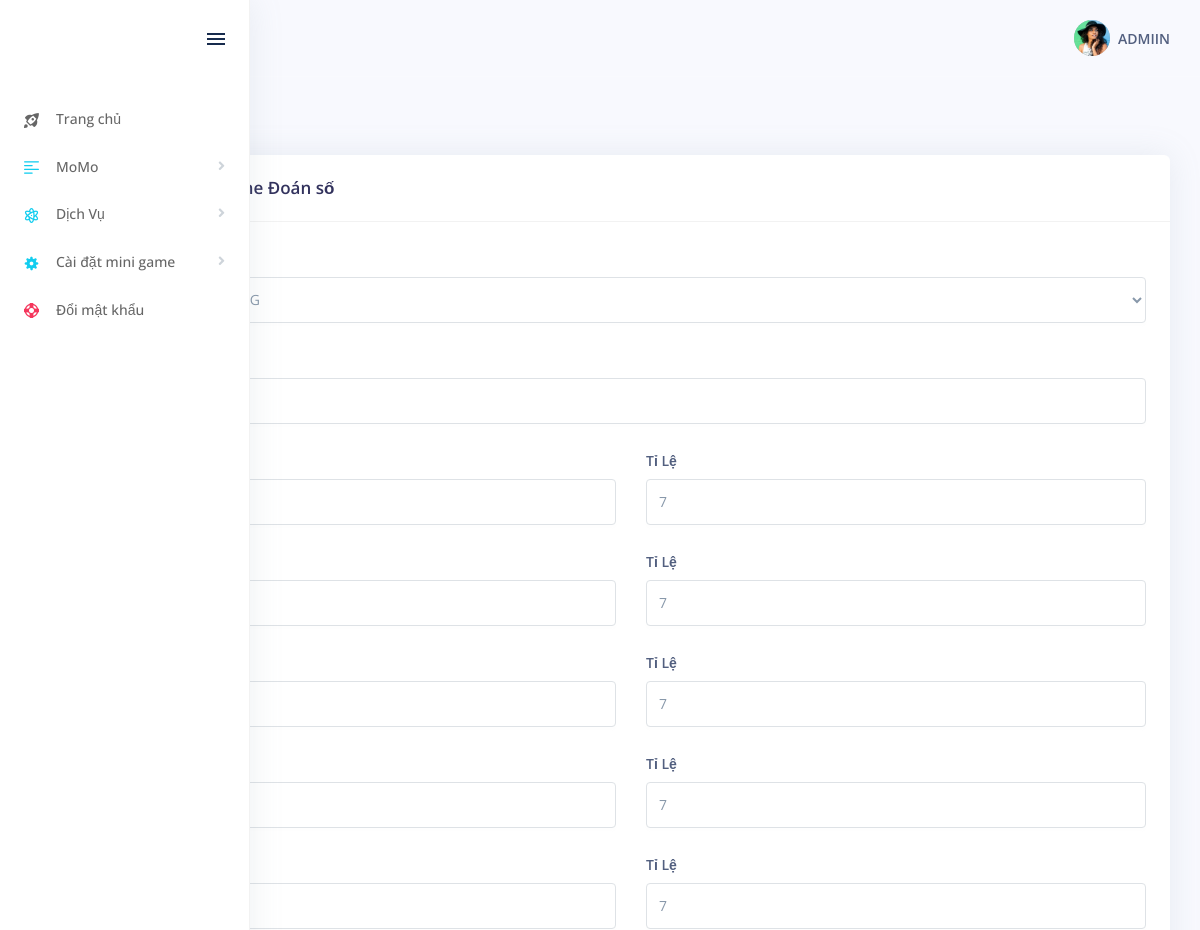
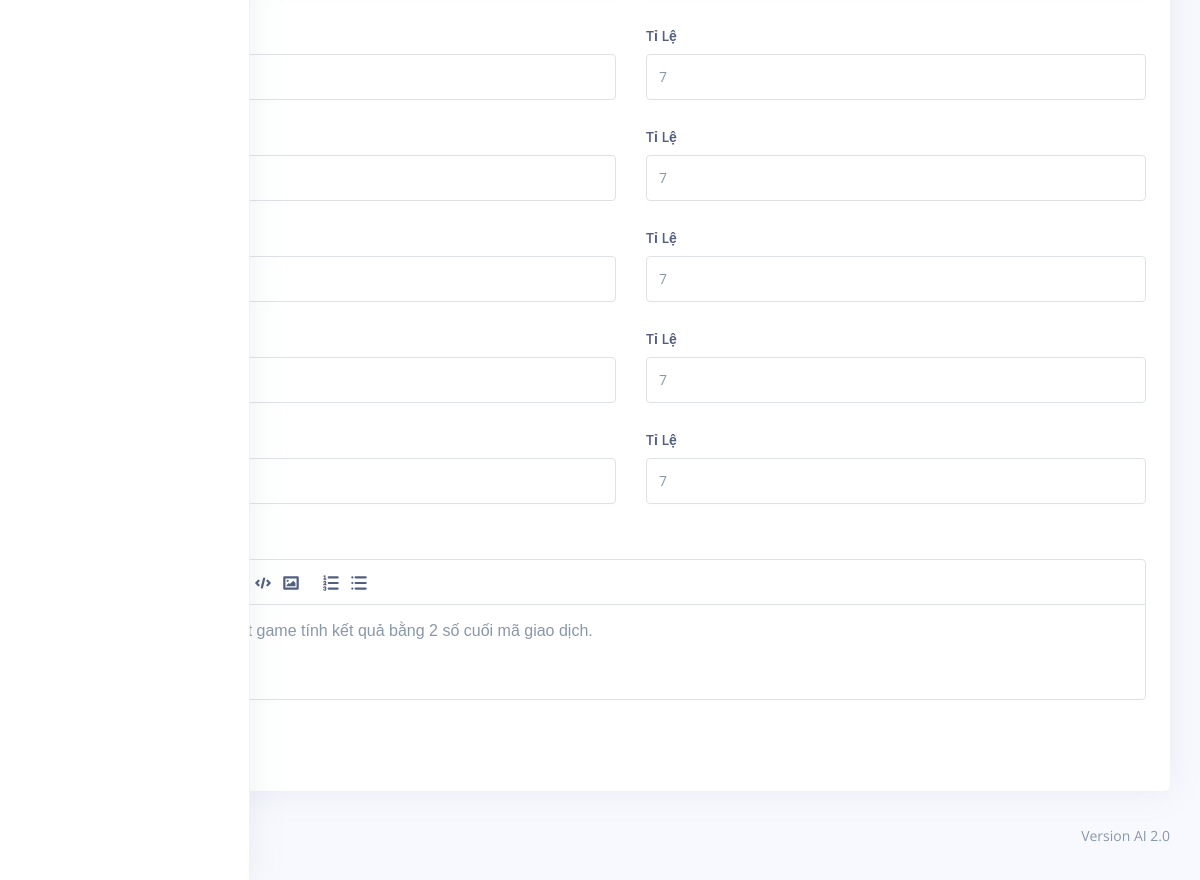
/ADMIN/doan-so.php (signed in), run on the app's committed database (2 pictures, top to bottom).
### tables this page shows
CREATE TABLE `danh_sach_game` (
  `id` bigint(20) UNSIGNED NOT NULL,
  `mo_ta` varchar(10000) DEFAULT NULL,
  `status` text NOT NULL,
  `ten_game` longtext DEFAULT NULL,
  `ma_game` longtext NOT NULL,
  `type` text NOT NULL,
  `time` longtext DEFAULT NULL
);

CREATE TABLE `settings_game` (
  `id` int(11) NOT NULL,
  `key` varchar(255) DEFAULT NULL,
  `comment` longtext NOT NULL,
  `tile` longtext NOT NULL,
  `result` varchar(255) DEFAULT NULL,
  `type` text NOT NULL,
  `phan_game` text NOT NULL
);

### core/@connect.php (called while the page is built, shortened)
<?php
require_once(realpath($_SERVER["DOCUMENT_ROOT"]) .'/core/@data.php');
require_once(realpath($_SERVER["DOCUMENT_ROOT"]) .'/core/@function.php');
$VIP = new VIP();
function getMyUrl($path)
{
  $protocol = (!empty($_SERVER['HTTPS']) && (strtolower($_SERVER['HTTPS']) == 'on' || $_SERVER['HTTPS'] == '1')) ? 'https://' : 'http://';
  $server = $_SERVER['SERVER_NAME'];
  $port = $_SERVER['SERVER_PORT'] ? ':'.$_SERVER['SERVER_PORT'] : '';
  return $protocol.$server.$port.'/'.$path;
}
?>

### core/@data.php (called while the page is built, shortened)
<?php
class VIP
{
    private $hostname = SERVERNAME,
            $username = USERNAME,
            $password = PASSWORD,
            $dbname = DATABASE;
    public $cn = NULL;
    public function connect()
    {
        $this->cn = mysqli_connect($this->hostname, $this->username, $this->password, $this->dbname);
        mysqli_set_charset($this->cn, "utf8");
        return $this->cn;
    }
    public function set_char($uni)
    {
        if ($this->cn)
        {
            mysqli_set_charset($this->cn, $uni);
        }
    }
       public function getUsers($data)
    {
         if ($this->cn)
        {
        $row = $this->cn->query("SELECT * FROM `users` WHERE `email` = '".$_SESSION['useradmin']."' ")->fetch_array();
        return $row[$data];
    }
    }
   public function get_row($sql)
    {
        if ($this->cn)
        {
        $result = mysqli_query($this->cn, $sql);
        $row = mysqli_fetch_assoc($result);
        if ($row)
        {
            return $row;
        }
        return false;
        }
    }
}
?>

### core/@function.php (called while the page is built, shortened)
<?php
function STATUS_GAME($a){
  if($a == "run"){
     return 'ĐANG HOẠT ĐỘNG';
  }
  elseif ($a == "off"){
       return 'ĐÃ TẮT';
  }
    else
    {
          return 'CHƯA THIẾT LẬP';
    }
}
?>

### ADMIN/doan-so.php (the view, shortened to what this page needs)
<?php
require('public/head.php');
require('public/nav.php');
?>
<div class="row">
    <div class="col-xl-12">
        <div class="card">
            <div class="card-header bg-transparent">
                <h3 class="mb-0">Cài đặt mini game Đoán số</h3>
            </div>
            <div class="card-body">
     <?php
     $GET_GAME = $VIP->get_row(" SELECT * FROM `danh_sach_game` WHERE `ma_game` = 'doan-so'  ");
     $GET_GAME_CONFIG_1 = $VIP->get_row(" SELECT * FROM `settings_game` WHERE `key` = 'doan-so' AND  `phan_game` = 'comment_1' ");
     $GET_GAME_CONFIG_2 = $VIP->get_row(" SELECT * FROM `settings_game` WHERE `key` = 'doan-so' AND  `phan_game` = 'comment_2' ");
     $GET_GAME_CONFIG_3 = $VIP->get_row(" SELECT * FROM `settings_game` WHERE `key` = 'doan-so' AND  `phan_game` = 'comment_3' ");
     $GET_GAME_CONFIG_4 = $VIP->get_row("SELECT * FROM `settings_game` WHERE `key` = 'doan-so' AND  `phan_game` = 'comment_4' ");
     $GET_GAME_CONFIG_5 = $VIP->get_row("SELECT * FROM `settings_game` WHERE `key` = 'doan-so' AND  `phan_game` = 'comment_5' ");
      $GET_GAME_CONFIG_6 = $VIP->get_row("SELECT * FROM `settings_game` WHERE `key` = 'doan-so' AND  `phan_game` = 'comment_6' ");
      $GET_GAME_CONFIG_7 = $VIP->get_row("SELECT * FROM `settings_game` WHERE `key` = 'doan-so' AND  `phan_game` = 'comment_7' ");
       $GET_GAME_CONFIG_8 = $VIP->get_row("SELECT * FROM `settings_game` WHERE `key` = 'doan-so' AND  `phan_game` = 'comment_8' ");
        $GET_GAME_CONFIG_9 = $VIP->get_row("SELECT * FROM `settings_game` WHERE `key` = 'doan-so' AND  `phan_game` = 'comment_9' ");
         $GET_GAME_CONFIG_10 = $VIP->get_row("SELECT * FROM `settings_game` WHERE `key` = 'doan-so' AND  `phan_game` = 'comment_10' ");
     ?>
                <form submit-ajax="VIP"  action="<?=getMyUrl('adm/mini-game/update');?>" method="post" api_token="<?=$VIP->getUsers('token');?>">
              <div class="form-group">
                        <label for="example-text-input" class="form-control-label">Trạng Thái</label>
                        <select name="status" class="form-control">
                          <option value="<?=$GET_GAME['status'];?>"><?=STATUS_GAME($GET_GAME['status']);?></option>
                        </select>
                    </div>
                      <div class="form-group">
                        <label for="example-text-input" class="form-control-label">Tên Game</label>
                        <input class="form-control" name="name" type="text" value="<?=$GET_GAME['ten_game'];?>" placeholder="Tên Game">
                    </div>
                   <div class="row">
                        <div class="col-6">
                            <div class="form-group">
                                <label for="example-text-input" class="form-control-label">Nội Dung D0</label>
                                <input class="form-control" name="comment_1" type="text" value="<?=$GET_GAME_CONFIG_1['comment'];?>" placeholder="Nội Dung <?=$GET_GAME_CONFIG_1['comment'];?>">
                            </div>
                        </div>
                        <div class="col-6">
                            <div class="form-group">
                                <label for="example-text-input" class="form-control-label">Tỉ Lệ </label>
                                <input class="form-control" name="tile_1" type="text" value="<?=$GET_GAME_CONFIG_1['tile'];?>" placeholder="Tỉ Lệ <?=$GET_GAME_CONFIG_1['comment'];?>">
                            </div>
                        </div>
                          <div class="col-6">
                            <div class="form-group">
                                <label for="example-text-input" class="form-control-label">Nội Dung D1</label>
                                <input class="form-control" name="comment_2" type="text" value="<?=$GET_GAME_CONFIG_2['comment'];?>" placeholder="Nội Dung <?=$GET_GAME_CONFIG_2['comment'];?>">
                            </div>
                        </div>
                        <div class="col-6">
                            <div class="form-group">
                                <label for="example-text-input" class="form-control-label">Tỉ Lệ </label>
                                <input class="form-control" name="tile_2" type="text" value="<?=$GET_GAME_CONFIG_2['tile'];?>" placeholder="Tỉ Lệ <?=$GET_GAME_CONFIG_2['comment'];?>">
                            </div>
                        </div>
                         <div class="col-6">
                            <div class="form-group">
                                <label for="example-text-input" class="form-control-label">Nội Dung D2</label>
                                <input class="form-control" name="comment_3" type="text" value="<?=$GET_GAME_CONFIG_3['comment'];?>" placeholder="Nội Dung <?=$GET_GAME_CONFIG_3['comment'];?>">
                            </div>
                        </div>
                        <div class="col-6">
                            <div class="form-group">
                                <label for="example-text-input" class="form-control-label">Tỉ Lệ </label>
                                <input class="form-control" name="tile_3" type="text" value="<?=$GET_GAME_CONFIG_3['tile'];?>" placeholder="Tỉ Lệ <?=$GET_GAME_CONFIG_3['comment'];?>">
                            </div>
                        </div>
                      <div class="col-6">
                            <div class="form-group">
                                <label for="example-text-input" class="form-control-label">Nội Dung D3</label>
                                <input class="form-control" name="comment_4" type="text" value="<?=$GET_GAME_CONFIG_4['comment'];?>" placeholder="Nội Dung <?=$GET_GAME_CONFIG_4['comment'];?>">
                            </div>
                        </div>
                        <div class="col-6">
                            <div class="form-group">
                                <label for="example-text-input" class="form-control-label">Tỉ Lệ </label>
                                <input class="form-control" name="tile_4" type="text" value="<?=$GET_GAME_CONFIG_4['tile'];?>" placeholder="Tỉ Lệ <?=$GET_GAME_CONFIG_4['comment'];?>">
                            </div>
                        </div>
                      <div class="col-6">
                            <div class="form-group">
                                <label for="example-text-input" class="form-control-label">Nội Dung D4</label>
                                <input class="form-control" name="comment_5" type="text" value="<?=$GET_GAME_CONFIG_5['comment'];?>" placeholder="Nội Dung <?=$GET_GAME_CONFIG_5['comment'];?>">
                            </div>
                        </div>
                        <div class="col-6">
                            <div class="form-group">
                                <label for="example-text-input" class="form-control-label">Tỉ Lệ </label>
                                <input class="form-control" name="tile_5" type="text" value="<?=$GET_GAME_CONFIG_5['tile'];?>" placeholder="Tỉ Lệ <?=$GET_GAME_CONFIG_5['comment'];?>">
                            </div>
                        </div>
                          <div class="col-6">
                            <div class="form-group">
                                <label for="example-text-input" class="form-control-label">Nội Dung D5</label>
                                <input class="form-control" name="comment_6" type="text" value="<?=$GET_GAME_CONFIG_6['comment'];?>" placeholder="Nội Dung <?=$GET_GAME_CONFIG_6['comment'];?>">
                            </div>
                        </div>
                        <div class="col-6">
                            <div class="form-group">
                                <label for="example-text-input" class="form-control-label">Tỉ Lệ </label>
                                <input class="form-control" name="tile_6" type="text" value="<?=$GET_GAME_CONFIG_6['tile'];?>" placeholder="Tỉ Lệ <?=$GET_GAME_CONFIG_6['comment'];?>">
                            </div>
                        </div>
                          <div class="col-6">
                            <div class="form-group">
                                <label for="example-text-input" class="form-control-label">Nội Dung D6</label>
                                <input class="form-control" name="comment_7" type="text" value="<?=$GET_GAME_CONFIG_7['comment'];?>" placeholder="Nội Dung <?=$GET_GAME_CONFIG_7['comment'];?>">
                            </div>
                        </div>
                        <div class="col-6">
                            <div class="form-group">
                                <label for="example-text-input" class="form-control-label">Tỉ Lệ </label>
                                <input class="form-control" name="tile_7" type="text" value="<?=$GET_GAME_CONFIG_7['tile'];?>" placeholder="Tỉ Lệ <?=$GET_GAME_CONFIG_7['comment'];?>">
                            </div>
                        </div>
                          <div class="col-6">
                            <div class="form-group">
                                <label for="example-text-input" class="form-control-label">Nội Dung D7</label>
                                <input class="form-control" name="comment_8" type="text" value="<?=$GET_GAME_CONFIG_8['comment'];?>" placeholder="Nội Dung <?=$GET_GAME_CONFIG_8['comment'];?>">
                            </div>
                        </div>
                        <div class="col-6">
                            <div class="form-group">
                                <label for="example-text-input" class="form-control-label">Tỉ Lệ </label>
                                <input class="form-control" name="tile_8" type="text" value="<?=$GET_GAME_CONFIG_8['tile'];?>" placeholder="Tỉ Lệ <?=$GET_GAME_CONFIG_8['comment'];?>">
                            </div>
                        </div>
                          <div class="col-6">
                            <div class="form-group">
                                <label for="example-text-input" class="form-control-label">Nội Dung D8</label>
                                <input class="form-control" name="comment_9" type="text" value="<?=$GET_GAME_CONFIG_9['comment'];?>" placeholder="Nội Dung <?=$GET_GAME_CONFIG_9['comment'];?>">
                            </div>
                        </div>
                        <div class="col-6">
                            <div class="form-group">
                                <label for="example-text-input" class="form-control-label">Tỉ Lệ </label>
                                <input class="form-control" name="tile_9" type="text" value="<?=$GET_GAME_CONFIG_9['tile'];?>" placeholder="Tỉ Lệ <?=$GET_GAME_CONFIG_9['comment'];?>">
                            </div>
                        </div>
                         <div class="col-6">
                            <div class="form-group">
                                <label for="example-text-input" class="form-control-label">Nội Dung D9</label>
                                <input class="form-control" name="comment_10" type="text" value="<?=$GET_GAME_CONFIG_10['comment'];?>" placeholder="Nội Dung <?=$GET_GAME_CONFIG_10['comment'];?>">
                            </div>
                        </div>
                        <div class="col-6">
                            <div class="form-group">
                                <label for="example-text-input" class="form-control-label">Tỉ Lệ </label>
                                <input class="form-control" name="tile_10" type="text" value="<?=$GET_GAME_CONFIG_10['tile'];?>" placeholder="Tỉ Lệ <?=$GET_GAME_CONFIG_10['comment'];?>">
                            </div>
                        </div>
                    </div>
                            <div class="form-group">
                                <label class="form-control-label" for="mo_ta">Mô Tả Game</label>
                    <div data-toggle="quill" data-quill-placeholder="Nhập nội dung mô tả" data-quill-content="<?=$GET_GAME['mo_ta'];?>" value="<?=$GET_GAME['mo_ta'];?>" class="ql-container ql-snow">
</div>
                            </div>
                    <button class="btn btn-primary" type="submit">Chỉnh Sửa</button>
                </form>
            </div>
        </div>
    </div>
</div>
<?php
require('public/end.php');
?>

### data on the page
danh_sach_game: status "ĐANG HOẠT ĐỘNG", name "Đoán số"
settings_game: comment_1 "D0", tile_1 "7"
settings_game: comment_2 "D1", tile_2 "7"
settings_game: comment_3 "D2", tile_3 "7"
settings_game: comment_4 "D3", tile_4 "7"
settings_game: comment_5 "D4", tile_5 "7"
settings_game: comment_6 "D5", tile_6 "7"
settings_game: comment_7 "D6", tile_7 "7"
settings_game: comment_8 "D7", tile_8 "7"
settings_game: comment_9 "D8", tile_9 "7"
settings_game: comment_10 "D9", tile_10 "7"
